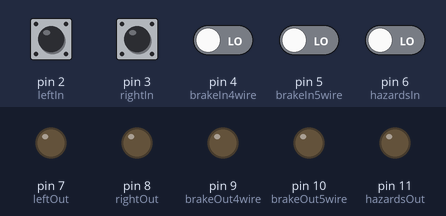
A sketch run on a simulated Arduino Uno, built with avr-gcc and run on an emulated ATmega328P. On the bench: output pins drawn as LEDs (lit = HIGH). Dashed ring = blinking. The inputs (shaded band) are chosen by the test bench; at power-on: pin 2 (leftIn), pin 3 (rightIn), pin 4 (brakeIn4wire), pin 5 (brakeIn5wire), pin 6 (hazardsIn) LOW.

Above: at 1.2 s.
1.3 s: pin 6 (hazardsIn) driven HIGH
At 1.37 s:
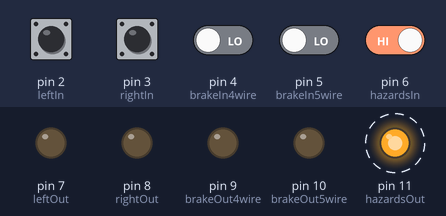
4.3 s: pin 2 (leftIn) pulled HIGH for 0.15 s
At 4.37 s:
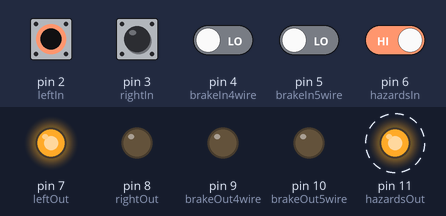
7.3 s: pin 3 (rightIn) pulled HIGH for 0.15 s
At 7.37 s:
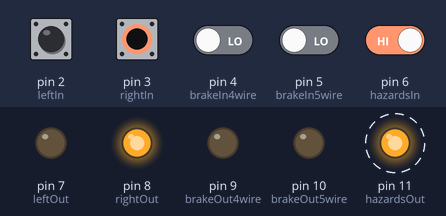
10.3 s: pin 4 (brakeIn4wire) driven HIGH
At 10.37 s:
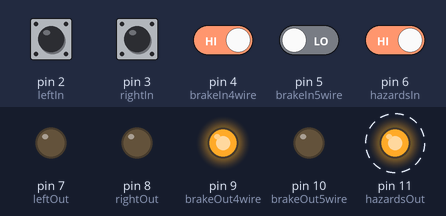
13.3 s: pin 5 (brakeIn5wire) driven HIGH
At 13.37 s:
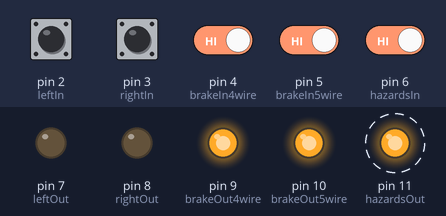
16.3 s: pin 2 (leftIn) pulled HIGH for 1 s
At 16.37 s:
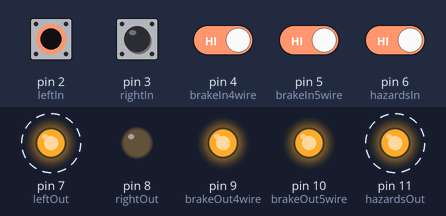
Timing chart, 0 to 20.3 s (numbered marks = the images above; inputs shaded):
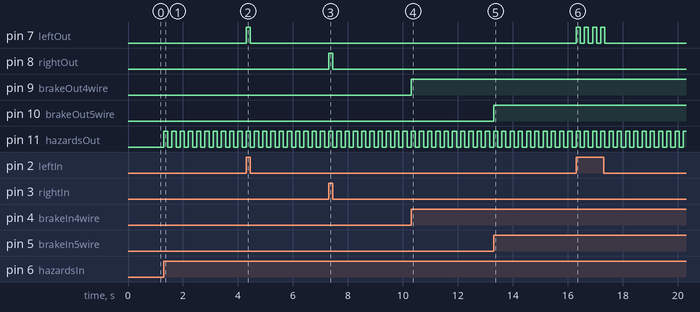

The sketch:

Signal_Tests_Basic_with_Hazards_and_2_Brake_Modes.ino
```cpp
const int leftIn = 2;
const int rightIn = 3;
const int brakeIn4wire = 4;
const int brakeIn5wire = 5;
const int hazardsIn = 6;

const int leftOut = 7;
const int rightOut = 8;
const int brakeOut4wire = 9;
const int brakeOut5wire = 10;
const int hazardsOut = 11;

unsigned long previousMillisLeft = 0;
unsigned long previousMillisRight = 0;
unsigned long previousMillisHazards = 0;

const long interval = 150;

int BRAKE4wire;
int BRAKE5wire;

int LEFT;
int leftState = LOW;

int RIGHT;
int rightState = LOW;

int HAZARDS;
int hazardsState = LOW;

void setup()
{
  Serial.begin(9600);

  pinMode(leftIn, INPUT);
  pinMode(rightIn, INPUT);
  pinMode(brakeIn4wire, INPUT);
  pinMode(brakeIn5wire, INPUT);
  pinMode(hazardsIn, INPUT);

  pinMode(leftOut, OUTPUT);
  pinMode(rightOut, OUTPUT);
  pinMode(brakeOut4wire, OUTPUT);
  pinMode(brakeOut5wire, OUTPUT);
  pinMode(hazardsOut, OUTPUT);

}

void loop()
{
  LEFT = digitalRead(leftIn);
  RIGHT = digitalRead(rightIn);
  BRAKE4wire = digitalRead(brakeIn4wire);
  BRAKE5wire = digitalRead(brakeIn5wire);
  HAZARDS = digitalRead(hazardsIn);

  unsigned long currentMillis = millis();

  // 5 WIRE BRAKE SIGNAL
  if (BRAKE5wire == HIGH)
  {
    digitalWrite(brakeOut5wire, HIGH);
  }
  else
  {
    digitalWrite(brakeOut5wire, LOW);
  }

  // 4 WIRE BRAKE SIGNAL
  if (BRAKE4wire == HIGH)
  {
    digitalWrite(brakeOut4wire, HIGH);
  }
  else
  {
    digitalWrite(brakeOut4wire, LOW);
  }

  // LEFT SIGNAL
  if ( (currentMillis - previousMillisLeft >= interval) && (LEFT == HIGH) )
  {
    previousMillisLeft = currentMillis;

    if (leftState == LOW)
    {
      leftState = HIGH;
    }
    else
    {
      leftState = LOW;
    }
  digitalWrite(leftOut, leftState);
  }
  else if ( (currentMillis - previousMillisLeft >= interval) && (LEFT == LOW) )
  {
    digitalWrite(leftOut, LOW);
  }

  // RIGHT SIGNAL
  if ( (currentMillis - previousMillisRight >= interval) && (RIGHT == HIGH) )
    {
      previousMillisRight = currentMillis;

      if (rightState == LOW)
      {
        rightState = HIGH;
      }
      else
      {
        rightState = LOW;
      }
    digitalWrite(rightOut, rightState);
    }
  else if ( (currentMillis - previousMillisRight >= interval) && (RIGHT == LOW) )
  {
    digitalWrite(rightOut, LOW);
  }

  // HAZARDS SIGNAL
  if ( (currentMillis - previousMillisHazards >= interval) && (HAZARDS == HIGH) )
    {
      previousMillisHazards = currentMillis;

      if (hazardsState == LOW)
      {
        hazardsState = HIGH;
      }
      else
      {
        hazardsState = LOW;
      }
      digitalWrite(hazardsOut, hazardsState);
    }
  else if ( (currentMillis - previousMillisHazards >= interval) && (HAZARDS == LOW) )
    {
      digitalWrite(hazardsOut, LOW);
    }
}
```

Measured:
- after the input at 1.3 s, pin 11 (hazardsOut): alternates HIGH for 0.15 s and LOW for 0.15 s, starting at once
- after the input at 4.3 s, pin 7 (leftOut): LOW → HIGH at once, → LOW 0.15 s later
- after the input at 7.3 s, pin 8 (rightOut): LOW → HIGH at once, → LOW 0.15 s later
- after the input at 10.3 s, pin 9 (brakeOut4wire): LOW → HIGH at once
- after the input at 13.3 s, pin 10 (brakeOut5wire): LOW → HIGH at once
- after the input at 16.3 s, pin 7 (leftOut): alternates HIGH for 0.15 s and LOW for 0.15 s, 8 changes in all, then stays LOW, starting at once
